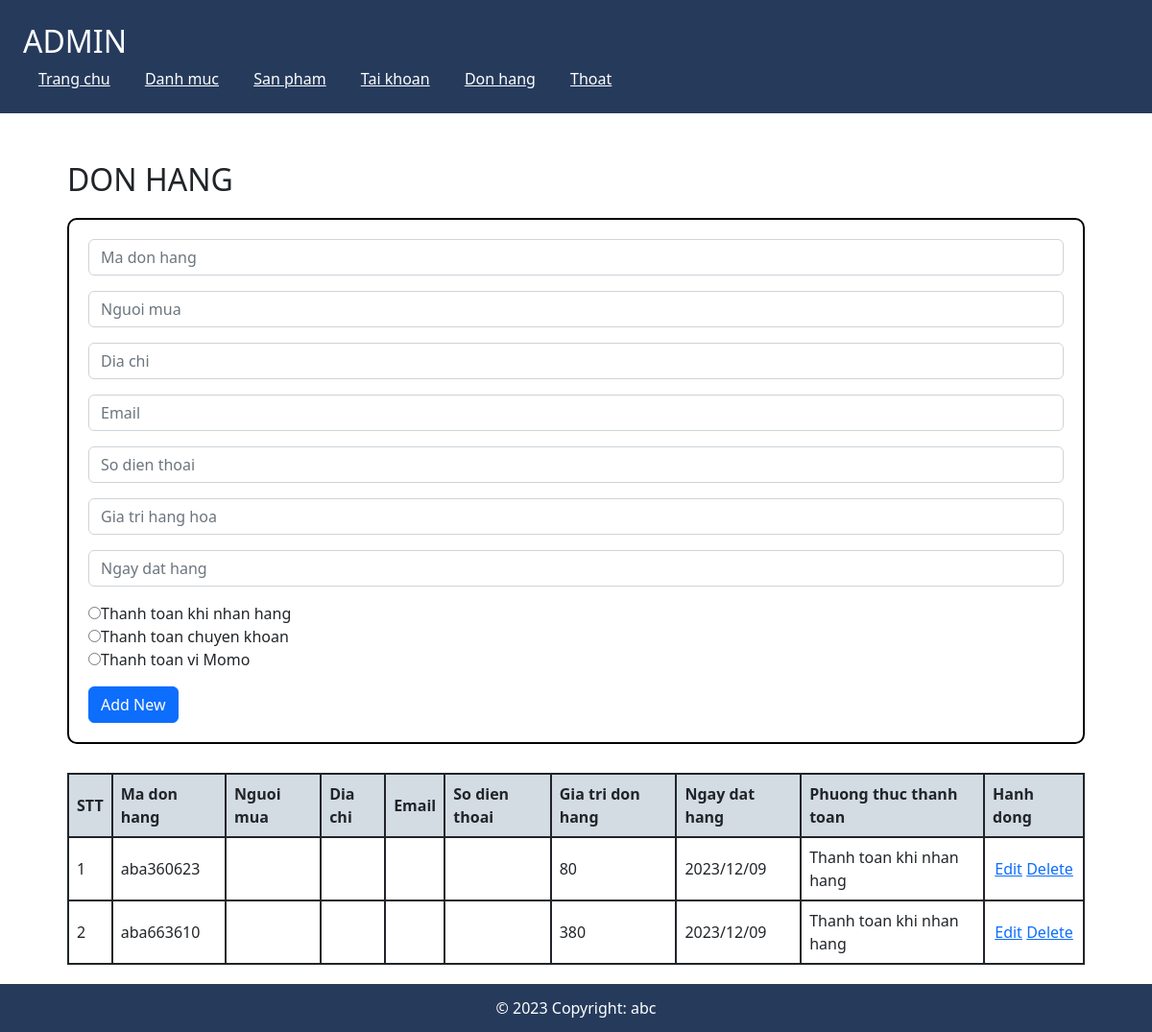
Before: /admin/index.php?act=donhang (signed in) with the older database file.
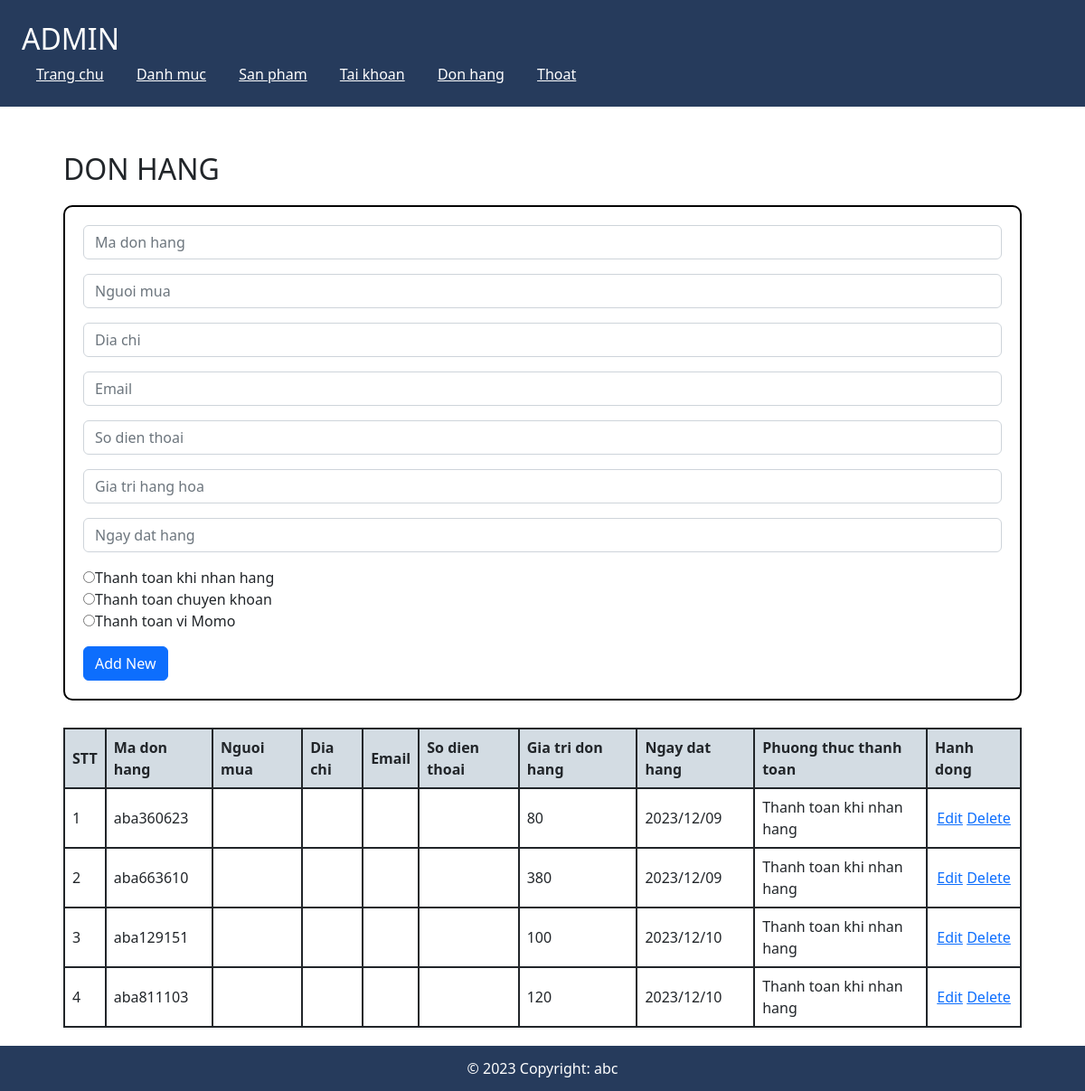
After: the same page with the newer database file.
### tables this page shows
CREATE TABLE IF NOT EXISTS `orders` (
  `id` int NOT NULL AUTO_INCREMENT,
  `code` varchar(20) NOT NULL,
  `total` double(10,2) NOT NULL DEFAULT '0.00',
  `pttt` tinyint(1) NOT NULL DEFAULT '1',
  `date` varchar(50) DEFAULT NULL,
  `user_id` int NOT NULL,
  `user_name` varchar(30) NOT NULL,
  `address` varchar(200) NOT NULL,
  `email` varchar(50) NOT NULL,
  `tel` varchar(20) NOT NULL,
  PRIMARY KEY (`id`),
  KEY `fk_donhang_taikhoan` (`user_id`)
);

### model/donhang.php (called while the page is built, shortened)
<?php
function get_all_Order()
{
    $conn = openCon();
    $stmt = $conn->prepare("SELECT * FROM orders");
    $stmt->execute();
    $res = $stmt->fetchAll();
    return $res;
}

### admin/view/donhang.php (the view, shortened to what this page needs)
<!DOCTYPE html>
<html lang="en">
<head>
    <link rel="stylesheet" href="view/style.css">
    <link rel="stylesheet" href="https://cdn.jsdelivr.net/npm/bootstrap@5.2.3/dist/css/bootstrap.min.css">
</head>
<body>
    <div class="main">
        <h2>DON HANG</h2>
        <form class="custom-form" action="index.php?act=donhang_add" method="post" enctype="multipart/form-data">
            <div class="mb-3">
                <input type="text" class="form-control" name="code" id="" placeholder="Ma don hang">
            </div>
            <div class="mb-3">
                <input type="text" class="form-control" name="name" id="" placeholder="Nguoi mua">
            </div>
            <div class="mb-3">
                <input type="text" class="form-control" name="addr" id="" placeholder="Dia chi">
            </div>
            <div class="mb-3">
                <input type="text" class="form-control" name="mail" id="" placeholder="Email">
            </div>
            <div class="mb-3">
                <input type="text" class="form-control" name="tel" id="" placeholder="So dien thoai">
            </div>
            <div class="mb-3">
                <input type="text" class="form-control" name="total" id="" placeholder="Gia tri hang hoa">
            </div>
            <div class="mb-3">
                <input type="text" class="form-control" name="date" id="" placeholder="Ngay dat hang">
            </div>
            <div class="mb-3">
                <tr>
                    <input type="radio" name="pttt" value="1" selected>Thanh toan khi nhan hang <br>
                    <input type="radio" name="pttt" value="2">Thanh toan chuyen khoan <br>
                    <input type="radio" name="pttt" value="3">Thanh toan vi Momo <br>
                </tr>
            </div>
            <button type="submit" class="btn btn-primary" name="add" value="Add">Add New</button>
        </form>
        <table class="table-bordered border-dark custom-table">
            <thead>
                <tr>
                    <th class="border-2 p-2" style="background-color: #d3dce3;">STT</th>
                    <th class="border-2 p-2" style="background-color: #d3dce3;">Ma don hang</th>
                    <th class="border-2 p-2" style="background-color: #d3dce3;">Nguoi mua</th>
                    <th class="border-2 p-2" style="background-color: #d3dce3;">Dia chi</th>
                    <th class="border-2 p-2" style="background-color: #d3dce3;">Email</th>
                    <th class="border-2 p-2" style="background-color: #d3dce3;">So dien thoai</th>
                    <th class="border-2 p-2" style="background-color: #d3dce3;">Gia tri don hang</th>
                    <th class="border-2 p-2" style="background-color: #d3dce3;">Ngay dat hang</th>
                    <th class="border-2 p-2" style="background-color: #d3dce3;">Phuong thuc thanh toan</th>
                    <th class="border-2 p-2" style="background-color: #d3dce3;">Hanh dong</th>
                </tr>
            </thead>
            <?php if (isset($order_list) && (count($order_list) > 0)) {
                $i = 1;
                foreach ($order_list as $item) {
                    if ($item['pttt'] == 1) $temp = "Thanh toan khi nhan hang";
                    else if ($item['pttt'] == 2) $temp = "Thanh toan chuyen khoan";
                    else $temp = "Thanh toan vi Momo";
                    echo '<tbody>
                <tr>
                    <td class="border-2 p-2">' . $i . '</td>
                    <td class="border-2 p-2">' . $item['code'] . '</td>
                    <td class="border-2 p-2">' . $item['user_name'] . '</td>
                    <td class="border-2 p-2">' . $item['address'] . '</td>
                    <td class="border-2 p-2">' . $item['email'] . '</td>
                    <td class="border-2 p-2">' . $item['tel'] . '</td>
                    <td class="border-2 p-2">' . $item['total'] . '</td>
                    <td class="border-2 p-2">' . $item['date'] . '</td>
                    <td class="border-2 p-2">' . $temp . '</td>
                    <td class="border-2 p-2">
                        <div class="d-flex justify-content-around">
                            <a href="index.php?act=donhang_edit&id=' . $item['id'] . '">Edit</a>
                            <a href="index.php?act=donhang_del&id=' . $item['id'] . '">Delete</a>
                        </div>
                    </td>
                </tr>
            </tbody>';
                    $i++;
                }
            }
            ?>
        </table>
    </div>
</body>
</html>

### admin/index.php (shortened to what this page needs)
<?php
if (isset($_SESSION['role']) && ($_SESSION['role'] == 1)) {
    include "../model/donhang.php";
    include "view/header.php";
    if (isset($_GET['act'])) {
        $act = $_GET['act'];
        switch ($act) {
            case 'donhang':
                $order_list = get_all_Order();
                include "view/donhang.php";
                break;
        }
    } else {
        include "view/home.php";
    }
    include "view/footer.php";
} else header('location: ../index.php');

### admin/view/header.php (shortened to what this page needs)
<!doctype html>
<html lang="en">
<head>
    <link href="https://cdn.jsdelivr.net/npm/bootstrap@5.2.1/dist/css/bootstrap.min.css" rel="stylesheet">
</head>
<body>
    <header style="background-color: #263b5c;">
        <div class="p-4 text-white">
            <h2 class="">ADMIN</h2>
            <nav>
                <a href="/admin/index.php?act=home" class="px-3  text-white">Trang chu</a>
                <a href="/admin/index.php?act=danhmuc" class="px-3  text-white">Danh muc</a>
                <a href="/admin/index.php?act=sanpham" class="px-3  text-white">San pham</a>
                <a href="/admin/index.php?act=taikhoan" class="px-3  text-white">Tai khoan</a>
                <a href="/admin/index.php?act=donhang" class="px-3  text-white">Don hang</a>
                <a href="/admin/index.php?act=exit" class="px-3  text-white">Thoat</a>
            </nav>
        </div>
    </header>
</body>
</html>

### admin/view/footer.php (shortened to what this page needs)
<!doctype html>
<html lang="en">
<head>
  <link href="https://cdn.jsdelivr.net/npm/bootstrap@5.2.1/dist/css/bootstrap.min.css" rel="stylesheet"
>
</head>
<body>
  <footer>
    <div class="d-flex align-items-center justify-content-center text-white" style="background-color: #263b5c; height:50px;">
        © 2023 Copyright: abc
      </div>
  </footer>
</body>
</html>

### admin/view/style.css (style rules this page uses)
.main { padding: 50px 70px 20px 70px; }
.table-bordered .border-2 { border-width: 2px !important; }
.custom-form { border: 2px solid #000; padding: 20px; border-radius: 10px; margin-top: 20px; margin-bottom: 30px; width: 100%; }
.custom-table { width: 100%; }

Changed rows visible on the page:
added orders: code "aba129151", total "100", date "2023/12/10", pttt "Thanh toan khi nhan hang"
added orders: code "aba811103", total "120", date "2023/12/10", pttt "Thanh toan khi nhan hang"
